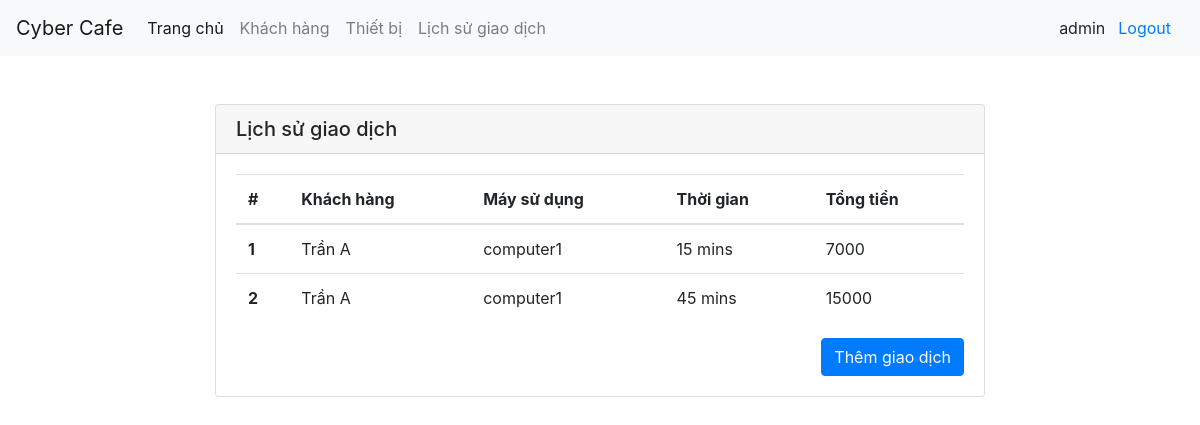
Page /bills (signed in) on the committed database.
### net_shop/models.py (models this page shows)
class User(AbstractUser):
    phone = models.BigIntegerField(blank=True, null=True)

class Bill(models.Model):
    customer = models.ForeignKey(Customer, on_delete=models.CASCADE)
    computer = models.ForeignKey(Computer, on_delete=models.CASCADE)
    play_time = models.IntegerField(blank=True, null=True)
    total_payment = models.BigIntegerField(blank=True)

class Customer(models.Model):
    fullname = models.CharField(max_length=1000, blank=True)
    username = models.CharField(max_length=1000, blank=True)
    phone = models.BigIntegerField(blank=True, null=True)
    email = models.CharField(max_length=1000, blank=True, null=True)
    wallet = models.BigIntegerField(blank=True, null=True)

class Computer(models.Model):
    name = models.CharField(max_length=1000, blank=True, null=True)
    ip_address = models.CharField(max_length=100, blank=True)
    location = models.CharField(max_length=1000, blank=True, null=True)

### net_shop/views.py (the view)
# urls.py: path('bills', views.bill_list, name='bill_list'),
@login_required(login_url='/login/')
def bill_list(request):
    bills = Bill.objects.all()
    return render(request, 'bills_list.html', {'data': bills})

### net_shop/templates/bills_list.html
{% extends "base.html" %}
{% block content %}
    {% include "navigation.html" %}
    <div class="container mt-5 col-lg-8">
        <div class="card">
            <h5 class="card-header">Lịch sử giao dịch</h5>
            <div class="card-body">
                <table class="table table-hover">
                    <thead>
                    <tr>
                        <th scope="col">#</th>
                        <th scope="col">Khách hàng</th>
                        <th scope="col">Máy sử dụng</th>
                        <th scope="col">Thời gian</th>
                        <th scope="col">Tổng tiền</th>
                    </tr>
                    </thead>
                    <tbody>
                    {% load mathfilters %}
                    {% for bill in data %}
                        <tr>
                            <th>{{ bill.id }}</th>
                            <td>{{ bill.customer.fullname }}</td>
                            <td>{{ bill.computer.name }}</td>
                            <td>{{ bill.play_time|mul:15 }} mins</td>
                            <td>{{ bill.total_payment }}</td>
                        </tr>
                    {% endfor %}
                    </tbody>
                </table>
                <a href="/new_bill" class="btn btn-primary float-right">Thêm giao dịch</a>
            </div>
        </div>
    </div>
{% endblock %}

### net_shop/templates/navigation.html (shortened to what this page needs)
<nav class="navbar navbar-expand-lg navbar-light bg-light">
    <a class="navbar-brand" href="/">Cyber Cafe</a>
    <div class="collapse navbar-collapse" id="navbarNav">
        <ul class="navbar-nav">
            <li class="nav-item active">
                <a class="nav-link" href="/">Trang chủ<span class="sr-only">(current)</span></a>
            </li>
            <li class="nav-item">
                <a class="nav-link" href="/customers">Khách hàng</a>
            </li>
            <li class="nav-item">
                <a class="nav-link" href="/computers">Thiết bị</a>
            </li>
            <li class="nav-item">
                <a class="nav-link" href="/bills">Lịch sử giao dịch</a>
            </li>
        </ul>
    </div>
    <form class="form-inline">
        {{ user.username }}
        <button class="btn btn-outline-error my-2 my-sm-0" ><a href="/logout"> Logout </a></button>
    </form>
</nav>

### static/style.css (style rules this page uses)
html, body { height: 100%; }

### rows in the picture
User: username "admin"
Bill: id "1", customer.fullname "Trần A", computer.name "computer1", play_time|mul "15", total_payment "7000"
Bill: id "2", customer.fullname "Trần A", computer.name "computer1", play_time|mul "45", total_payment "15000"
